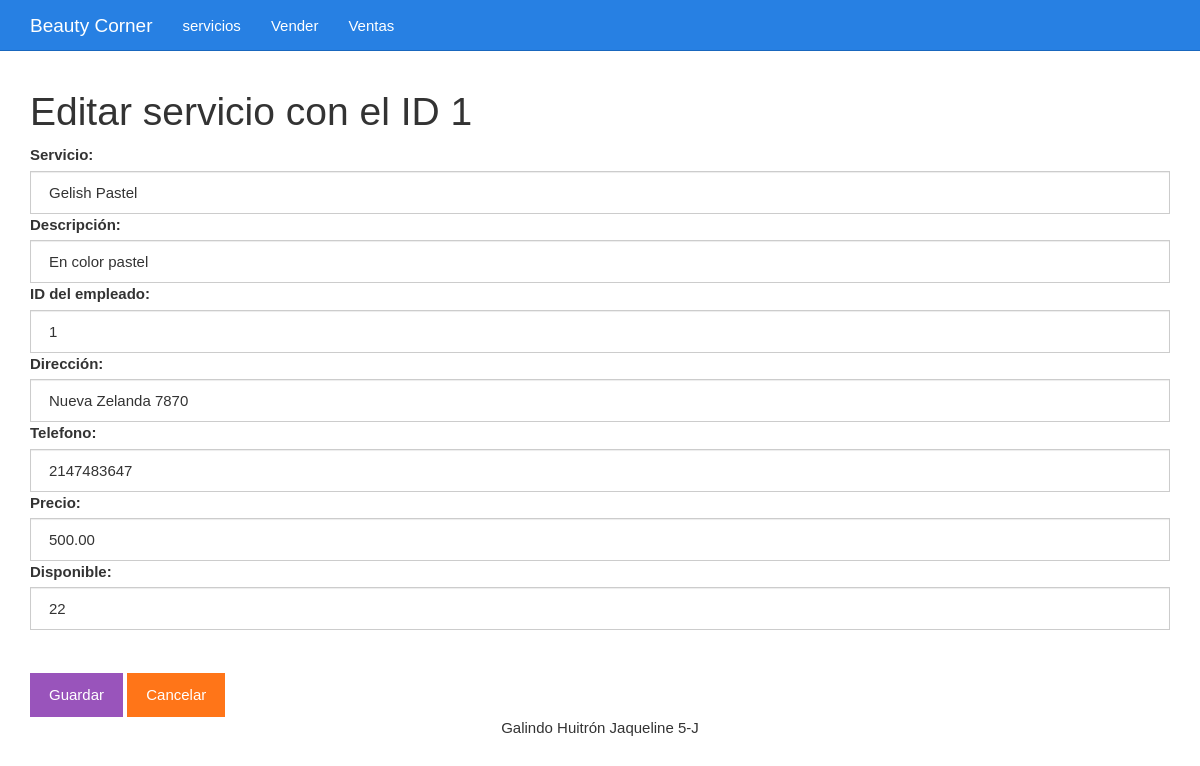
Screenshot of /editar.php?id=1 with the database file from the repository.
### tables this page shows
CREATE TABLE `servicios` (
  `id` int(11) NOT NULL,
  `nomServicio` varchar(100) NOT NULL,
  `descripcion` varchar(100) NOT NULL,
  `idempleado` varchar(50) NOT NULL,
  `direccion` varchar(100) NOT NULL,
  `telefono` int(10) NOT NULL,
  `precio` decimal(10,2) NOT NULL,
  `iva` decimal(10,2) NOT NULL,
  `disponible` int(11) NOT NULL
);

### editar.php (the view, shortened to what this page needs)
<?php
$id = $_GET["id"];
include_once "base_de_datos.php";
$sentencia = $base_de_datos->prepare("SELECT * FROM servicios WHERE id = ?;");
$sentencia->execute([$id]);
$servicio = $sentencia->fetch(PDO::FETCH_OBJ);
?>
<?php include_once "encabezado.php" ?>
	<div class="col-xs-12">
		<h1>Editar servicio con el ID <?php echo $servicio->id; ?></h1>
		<form method="post" action="guardarDatosEditados.php">
			<label for="nomServicio">Servicio:</label>
			<input value="<?php echo $servicio->nomServicio ?>" class="form-control" name="nomServicio" required type="text" id="nomServicio" placeholder="Escribe el Servicio">
			<label for="descripcion">Descripción:</label>
			<input value="<?php echo $servicio->descripcion ?>" class="form-control" name="descripcion" required type="text" id="descripcion" placeholder="Descripción">
			<label for="idempleado">ID del empleado:</label>
			<input value="<?php echo $servicio->idempleado ?>" class="form-control" name="idempleado" required type="text" id="idempleado" placeholder="ID del empleado">
			<label for="direccion">Dirección:</label>
			<input value="<?php echo $servicio->direccion ?>" class="form-control" name="direccion" required type="text" id="direccion" placeholder="Dirección">
			<label for="telefono">Telefono:</label>
			<input value="<?php echo $servicio->telefono ?>" class="form-control" name="telefono" required type="text" id="telefono" placeholder="Escribe el Telefono">
			<label for="precio">Precio:</label>
			<input value="<?php echo $servicio->precio ?>" class="form-control" name="precio" required type="text" id="precio" placeholder="Escribe el Precio">
			<label for="disponible">Disponible:</label>
			<input value="<?php echo $servicio->disponible ?>" class="form-control" name="disponible" required type="text" id="disponible" placeholder="Disponible">
			<br><br><input class="btn btn-info" type="submit" value="Guardar">
			<a class="btn btn-warning" href="./listar.php">Cancelar</a>
		</form>
	</div>
<?php include_once "pie.php" ?>

### css/estilo.css (style rules this page uses)
body { padding-top: 70px; }

### rows the page displays
servicios: id "1", nomServicio "Gelish Pastel", descripcion "En color pastel", idempleado "1", direccion "Nueva Zelanda 7870", telefono "2147483647", precio "500.00", disponible "22"
